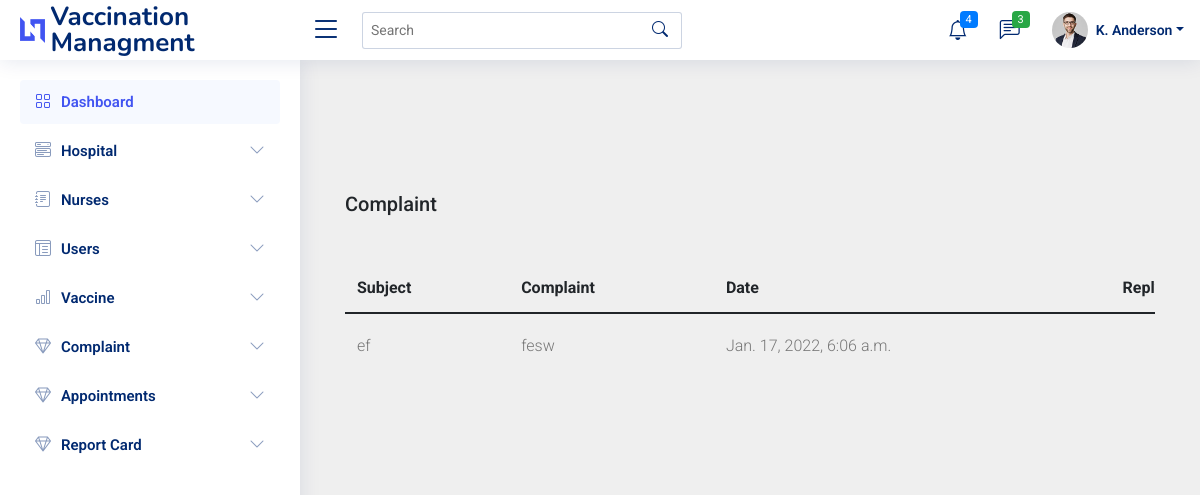
The page /viewcomplaint on the database as committed earlier.
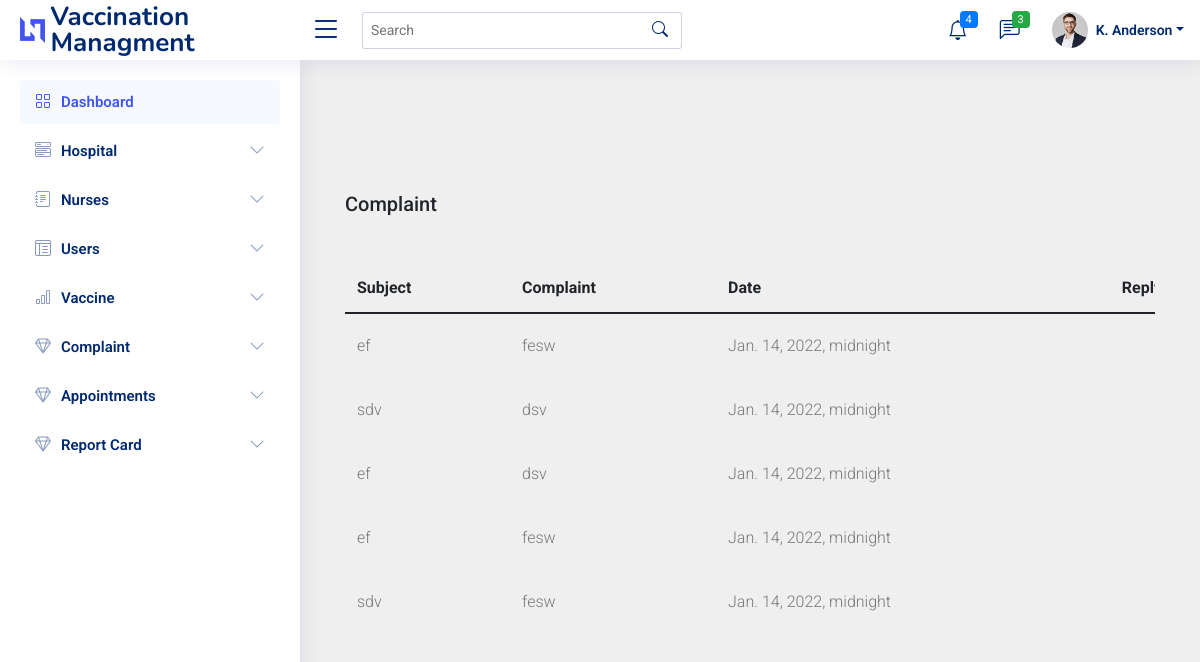
The same page on the database as committed later.
### vacc_app/models.py (models this page shows)
class Complaint_TBL(models.Model):
    subject = models.CharField(max_length=20)
    complaint = models.CharField(max_length=20)
    date = models.DateTimeField()
    reply = models.CharField(max_length=20, blank=True)

### vacc_app/views.py (the view)
def viewcomplaint(request):
    data = Complaint_TBL.objects.all()
    print(data)
    return render(request, 'viewcomplaint.html', {'data': data})

### templates/viewcomplaint.html (shortened to what this page needs)
<!doctype html>
{% extends 'index.html' %}
{% block content %}
{% load static %}
<html lang="en">
  <head>
    <link rel="stylesheet" href=" {% static 'static1/fonts/icomoon/style.css' %} ">
    <link rel="stylesheet" href=" {% static 'static1/css/owl.carousel.min.css' %} ">
    <link rel="stylesheet" href=" {% static 'static1/css/bootstrap.min.css' %} ">
    <link rel="stylesheet" href=" {% static 'static1/css/style.css' %} ">
  </head>
  <body>
  <div class="content">
    <div class="container">
      <h2 class="mb-5">Complaint</h2>
      <div class="table-responsive">
        <table class="table custom-table">
    <thead>
    <th>Subject</th>
    <th>Complaint</th>
    <th>Date</th>
    <th>Reply</th>
    </thead>
    {% for i in data %}
    <tr>
        <td>{{i.subject}}</td>
        <td>{{i.complaint}}</td>
        <td>{{i.date}}</td>
    </tr>
{% endfor %}
  </body>
</html>
{% endblock %}

### templates/index.html (shortened to what this page needs)
<!DOCTYPE html>
{% load static %}
<html lang="en">
<head>
  <link href=" {% static 'assets/vendor/bootstrap/css/bootstrap.min.css' %} " rel="stylesheet">
  <link href=" {% static 'assets/vendor/bootstrap-icons/bootstrap-icons.css' %} " rel="stylesheet">
  <link href=" {% static 'assets/vendor/boxicons/css/boxicons.min.css' %} " rel="stylesheet">
  <link href=" {% static 'assets/vendor/quill/quill.snow.css' %} " rel="stylesheet">
  <link href=" {% static 'assets/vendor/quill/quill.bubble.css' %} " rel="stylesheet">
  <link href=" {% static 'assets/vendor/remixicon/remixicon.css' %} " rel="stylesheet">
  <link href=" {% static 'assets/vendor/simple-datatables/style.css' %} " rel="stylesheet">
  <link href=" {% static 'assets/css/style.css' %} " rel="stylesheet">
</head>
<body>
  <header id="header" class="header fixed-top d-flex align-items-center">
    <div class="d-flex align-items-center justify-content-between">
      <a href=" {% static 'index.html' %} " class="logo d-flex align-items-center">
        <img src=" {% static 'assets/img/logo.png' %} " alt="">
        <span class="d-none d-lg-block">Vaccination Managment</span>
      </a>
      <i class="bi bi-list toggle-sidebar-btn"></i>
    </div>
    <div class="search-bar">
      <form class="search-form d-flex align-items-center" method="POST" action="#">
        <input type="text" name="query" placeholder="Search" title="Enter search keyword">
        <button type="submit" title="Search"><i class="bi bi-search"></i></button>
      </form>
    </div>
    <nav class="header-nav ms-auto">
      <ul class="d-flex align-items-center">
        <li class="nav-item dropdown">
          <a class="nav-link nav-icon" href="#" data-bs-toggle="dropdown">
            <i class="bi bi-bell"></i>
            <span class="badge bg-primary badge-number">4</span>
          </a>
        </li>
        <li class="nav-item dropdown">
          <a class="nav-link nav-icon" href="#" data-bs-toggle="dropdown">
            <i class="bi bi-chat-left-text"></i>
            <span class="badge bg-success badge-number">3</span>
          </a>
        </li>
        <li class="nav-item dropdown pe-3">
          <a class="nav-link nav-profile d-flex align-items-center pe-0" href="#" data-bs-toggle="dropdown">
            <img src=" {% static 'assets/img/profile-img.jpg' %} " alt="Profile" class="rounded-circle">
            <span class="d-none d-md-block dropdown-toggle ps-2">K. Anderson</span>
          </a>
        </li>
      </ul>
    </nav>
  </header>
  <aside id="sidebar" class="sidebar">
    <ul class="sidebar-nav" id="sidebar-nav">
      <li class="nav-item">
        <a class="nav-link " href=" {% url 'admin_home' %} ">
          <i class="bi bi-grid"></i>
          <span>Dashboard</span>
        </a>
      </li>
      <li class="nav-item">
        <a class="nav-link collapsed" data-bs-target="#components-nav" data-bs-toggle="collapse" href="#">
          <i class="bi bi-menu-button-wide"></i><span>Hospital</span><i class="bi bi-chevron-down ms-auto"></i>
        </a>
      </li>
      <li class="nav-item">
        <a class="nav-link collapsed" data-bs-target="#forms-nav" data-bs-toggle="collapse" href="#">
          <i class="bi bi-journal-text"></i><span>Nurses</span><i class="bi bi-chevron-down ms-auto"></i>
        </a>
      </li>
      <li class="nav-item">
        <a class="nav-link collapsed" data-bs-target="#tables-nav" data-bs-toggle="collapse" href="#">
          <i class="bi bi-layout-text-window-reverse"></i><span>Users</span><i class="bi bi-chevron-down ms-auto"></i>
        </a>
      </li>
      <li class="nav-item">
        <a class="nav-link collapsed" data-bs-target="#charts-nav" data-bs-toggle="collapse" href="#">
          <i class="bi bi-bar-chart"></i><span>Vaccine</span><i class="bi bi-chevron-down ms-auto"></i>
        </a>
      </li>
      <li class="nav-item">
        <a class="nav-link collapsed" data-bs-target="#icons-nav" data-bs-toggle="collapse" href="#">
          <i class="bi bi-gem"></i><span>Complaint</span><i class="bi bi-chevron-down ms-auto"></i>
        </a>
      </li>
      <li class="nav-item">
        <a class="nav-link collapsed" data-bs-target="#appointment-nav" data-bs-toggle="collapse" href="#">
          <i class="bi bi-gem"></i><span>Appointments</span><i class="bi bi-chevron-down ms-auto"></i>
        </a>
      </li>
       <li class="nav-item">
        <a class="nav-link collapsed" data-bs-target="#report-nav" data-bs-toggle="collapse" href="#">
          <i class="bi bi-gem"></i><span>Report Card</span><i class="bi bi-chevron-down ms-auto"></i>
        </a>
      </li>
  </aside>
<main class="main" id="main">
{% block content %}
{% endblock %}
</body>
</html>

### static/assets/css/style.css (style rules this page uses)
:root { scroll-behavior: smooth; }
body { font-family: "Open Sans", sans-serif; background: #f6f9ff; color: #444444; }
a { color: #4154f1; text-decoration: none; }
h1, h2, h3, h4, h5, h6 { font-family: "Nunito", sans-serif; }
#main { margin-top: 60px; padding: 20px 30px; transition: all 0.3s; }
.logo { line-height: 1; }
@media (min-width: 1200px) { .logo { width: 280px; } }
.logo img { max-height: 26px; margin-right: 6px; }
.logo span { font-size: 26px; font-weight: 700; color: #012970; font-family: "Nunito", sans-serif; }
.header { transition: all 0.5s; z-index: 997; height: 60px; box-shadow: 0px 2px 20px rgba(1, 41, 112, 0.1); background-color: #fff; padding-left: 20px; }
.header .toggle-sidebar-btn { font-size: 32px; padding-left: 10px; cursor: pointer; color: #012970; }
.header .search-bar { min-width: 360px; padding: 0 20px; }
.header .search-form { width: 100%; }
.header .search-form input { border: 0; font-size: 14px; color: #012970; border: 1px solid rgba(1, 41, 112, 0.2); padding: 7px 38px 7px 8px; border-radius: 3px; transition: 0.3s; width: 100%; }
.header .search-form button { border: 0; padding: 0; margin-left: -30px; background: none; }
.header .search-form button i { color: #012970; }
.header-nav ul { list-style: none; }
.header-nav > ul { margin: 0; padding: 0; }
.header-nav .nav-icon { font-size: 20px; color: #012970; }
.header-nav .nav-profile { color: #012970; }
.header-nav .nav-profile img { max-height: 36px; }
.header-nav .nav-profile span { font-size: 14px; font-weight: 600; }
.header-nav .badge-number { position: absolute; inset: 4px 6px auto auto; font-weight: normal; font-size: 11px; padding: 3px 6px; }
.sidebar { position: fixed; top: 60px; left: 0; bottom: 0; width: 300px; z-index: 996; transition: all 0.3s; padding: 20px; overflow-y: auto; scrollbar-width: thin; scrollbar-color: #aab7cf transparent; box-shadow: 0px 0px 20px rgba(1, 41, 112, 0.1); background-color: #fff; }
@media (min-width: 1200px) { #main, #footer { margin-left: 300px; } }
.sidebar-nav { padding: 0; margin: 0; list-style: none; }
.sidebar-nav li { padding: 0; margin: 0; list-style: none; }
.sidebar-nav .nav-item { margin-bottom: 5px; }
.sidebar-nav .nav-link { display: flex; align-items: center; font-size: 15px; font-weight: 600; color: #4154f1; transition: 0.3; background: #f6f9ff; padding: 10px 15px; border-radius: 4px; }
.sidebar-nav .nav-link i { font-size: 16px; margin-right: 10px; color: #4154f1; }
.sidebar-nav .nav-link.collapsed { color: #012970; background: #fff; }
.sidebar-nav .nav-link.collapsed i { color: #899bbd; }
.sidebar-nav .nav-link .bi-chevron-down { margin-right: 0; transition: transform 0.2s ease-in-out; }

### static/static1/css/style.css (style rules this page uses)
body { font-family: "Roboto", -apple-system, BlinkMacSystemFont, "Segoe UI", Roboto, "Helvetica Neue", Arial, "Noto Sans", sans-serif, "Apple Color Emoji", "Segoe UI Emoji", "Segoe UI Symbol", "Noto Color Emoji"; background-color: #efefef; font-weight: 300; }
h1, h2, h3, h4, h5, h6, .h1, .h2, .h3, .h4, .h5, .h6 { font-family: "Roboto", -apple-system, BlinkMacSystemFont, "Segoe UI", Roboto, "Helvetica Neue", Arial, "Noto Sans", sans-serif, "Apple Color Emoji", "Segoe UI Emoji", "Segoe UI Symbol", "Noto Color Emoji"; }
a { -webkit-transition: .3s all ease; -o-transition: .3s all ease; transition: .3s all ease; }
a, a:hover { text-decoration: none !important; }
.content { padding: 7rem 0; }
h2 { font-size: 20px; }
.custom-table { min-width: 900px; }
.custom-table thead tr, .custom-table thead th { border-top: none; border-bottom: none !important; }
.custom-table tbody th, .custom-table tbody td { color: #777; font-weight: 400; padding-bottom: 20px; padding-top: 20px; font-weight: 300; border: none; }
.custom-table tbody tr { -webkit-transition: .3s all ease; -o-transition: .3s all ease; transition: .3s all ease; }

Rows that differ between the two databases and show on the page:
changed Complaint_TBL (number 1 of 5 on the later page): date "Jan. 17, 2022, 6:06 a.m." → "Jan. 14, 2022, midnight"
added Complaint_TBL: subject "sdv", complaint "dsv", date "Jan. 14, 2022, midnight"
added Complaint_TBL: subject "ef", complaint "dsv", date "Jan. 14, 2022, midnight"
added Complaint_TBL: subject "ef", complaint "fesw", date "Jan. 14, 2022, midnight"
added Complaint_TBL: subject "sdv", complaint "fesw", date "Jan. 14, 2022, midnight"
